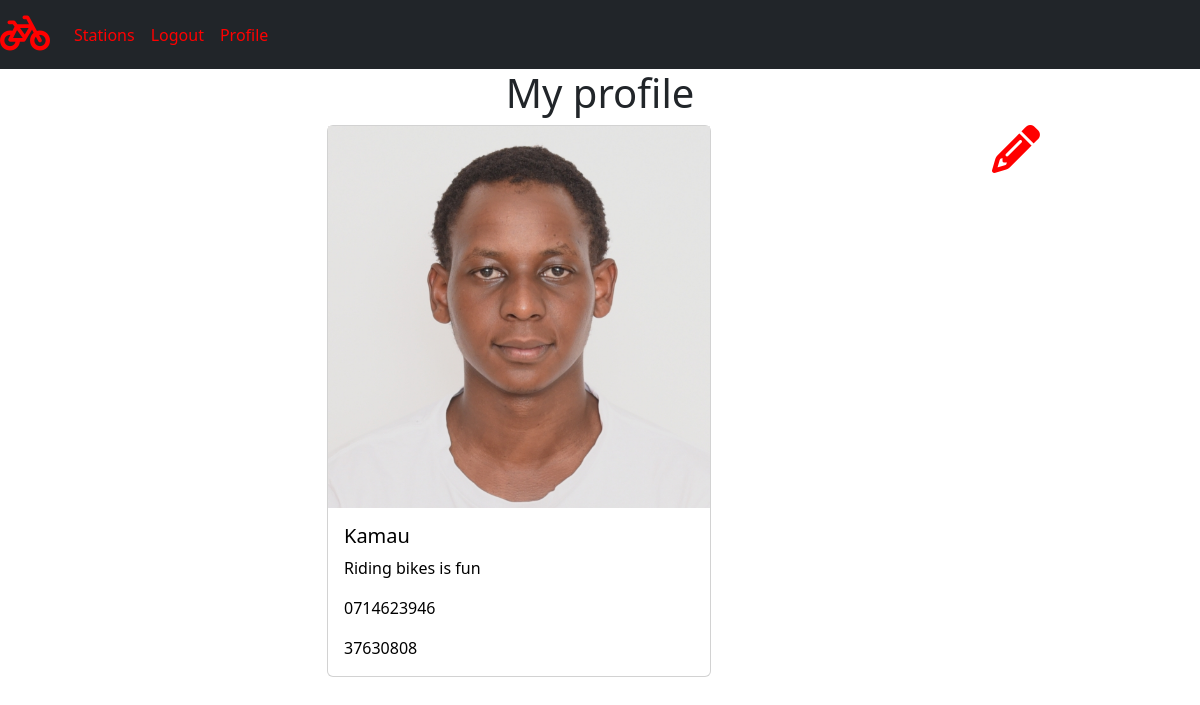
The page /profile/2/ (signed in) on the database its author committed.
### app/models.py (models this page shows, shortened)
class Profile(models.Model):
    profile_photo = models.ImageField(upload_to = 'articles/',blank=True)
    bio = models.TextField(blank=True)
    user = models.OneToOneField(User,on_delete=models.CASCADE)
    phone_number = models.CharField(blank=True, max_length= 13)
    Id_number= models.CharField(max_length= 10)

### app/views.py (the view)
# urls.py: path('profile/<int:id>/', profile, name="profile"),
def profile(request, id):
    profile = Profile.objects.get(user=id)
    userid = request.user.id
    context={
        "profile":profile,
        "userid":userid,
    }
    return render(request, 'user_profile.html',context)

### app/templates/user_profile.html (shortened to what this page needs)
{%extends "base.html"%}
{% block content %}
<h1 class="text-center">My profile</h1>
<div class="container">
    <div class="row">
     <div class="col-md-4 mx-auto">
        <div class="card" style="width: 24rem;">
          {% if  profile.profile_photo %}
            <img src="{{profile.profile_photo.url}}" alt="" srcset="">
          {%else%}
          <img src="https://media.istockphoto.com/id/1255787387/photo/people-walking-towards-mysterious-tunnels.jpg?b=1&s=170667a&w=0&k=20&c=XSEFnrJeyp6x0OUuDoIMf4i-5PAOi6BZi029t_maocs=" alt="" srcset="">
          {% endif %}
            <div class="card-body">
              <h5 class="card-title" style="color:black">{{ user.username }}</h5>
              <p class="card-text" style="color:black">{{ user.profile.bio }}</p>
            <p class="card-text" style="color:black"> {{ profile.phone_number }}</p>
            <p class="card-text" style="color:black"> {{ profile.Id_number }}</p>
            </div>
        </div>
     </div>
     <div class="col-md-2">
      <a href="{% url 'edit' user.profile.id %}"><i class="fa fa-pencil fa-3x" aria-hidden="true" style="color:red"></i></a>
     </div>
    </div>
</div>
{%endblock%}

### rows shown on the page
Profile: profile_photo (picture), phone_number "0714623946", Id_number "37630808"

### other values the page prints
{{ user.username }} "Kamau"
{{ user.profile.bio }} "Riding bikes is fun"
